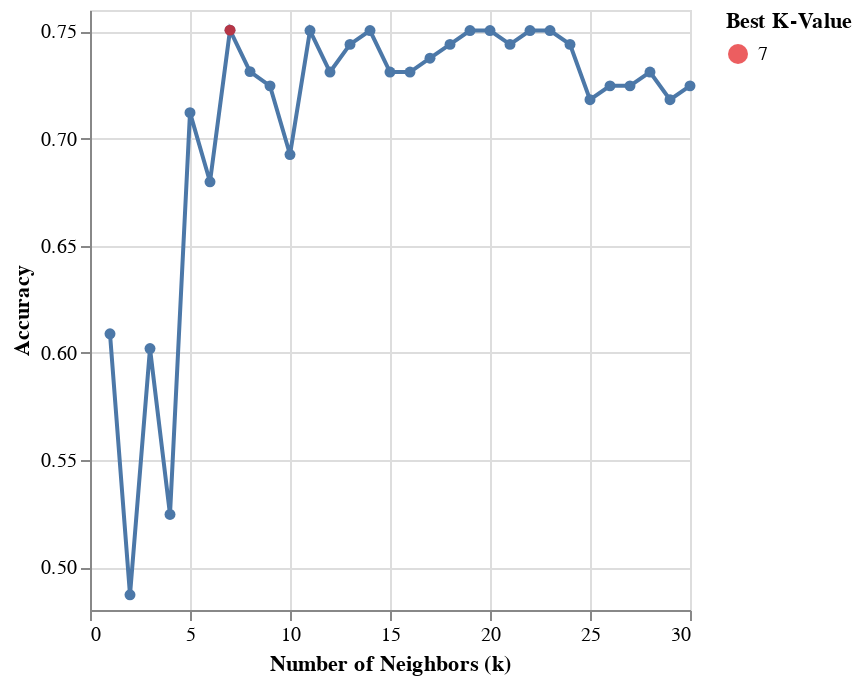

Write notebook code for a chart like this one.
### Code cell
k_point = alt.Chart(cv_results.sort_values(by='rank_test_score').head(1).reset_index()).mark_point(filled = True).encode(
    x = alt.X('param_kneighborsclassifier__n_neighbors'),
    y = alt.Y('mean_test_score'),
    color = alt.Color('param_kneighborsclassifier__n_neighbors:N',title='Best K-Value').scale(scheme="set1")
)

cross_val_plot= alt.Chart(cv_results).mark_line(point=True).encode(
    x=alt.X("param_kneighborsclassifier__n_neighbors")
        .title('Number of Neighbors (k)'),
    y=alt.Y('mean_test_score')
        .title('Accuracy')
        .scale(zero=False)
)

cross_val_plot + k_point

### Figure 1 — Vega-Lite specification as saved in the notebook (floating-point values rounded to 4 significant figures)
{"config": {"view": {"continuousWidth": 300, "continuousHeight": 300}}, "layer": [{"data": {"name": "data-f8cd1275acc9fee4aec78e7425aefe70"}, "mark": {"type": "line", "point": true}, "encoding": {"x": {"field": "param_kneighborsclassifier__n_neighbors", "title": "Number of Neighbors (k)", "type": "quantitative"}, "y": {"field": "mean_test_score", "scale": {"zero": false}, "title": "Accuracy", "type": "quantitative"}}}, {"data": {"name": "data-4f7c13ab8b9b68aa0c0b419b5e810435"}, "mark": {"type": "point", "filled": true}, "encoding": {"color": {"field": "param_kneighborsclassifier__n_neighbors", "scale": {"scheme": "set1"}, "title": "Best K-Value", "type": "nominal"}, "x": {"field": "param_kneighborsclassifier__n_neighbors", "type": "quantitative"}, "y": {"field": "mean_test_score", "type": "quantitative"}}}], "$schema": "https://vega.github.io/schema/vega-lite/v5.20.1.json", "datasets": {"data-f8cd1275acc9fee4aec78e7425aefe70": [{"mean_fit_time": 0.004812, "std_fit_time": 0.0005038, "mean_score_time": 0.004953, "std_score_time": 0.0003262, "param_kneighborsclassifier__n_neighbors": 1, "params": {"kneighborsclassifier__n_neighbors": 1}, "split0_test_score": 0.625, "split1_test_score": 0.7097, "split2_test_score": 0.4839, "split3_test_score": 0.6129, "split4_test_score": 0.6129, "mean_test_score": 0.6089, "std_test_score": 0.07222, "rank_test_score": 27, "split0_train_score": 0.871, "split1_train_score": 0.88, "split2_train_score": 0.936, "split3_train_score": 0.928, "split4_train_score": 0.896, "mean_train_score": 0.9022, "std_train_score": 0.02575}, {"mean_fit_time": 0.004458, "std_fit_time": 5.904e-05, "mean_score_time": 0.004862, "std_score_time": 0.0002201, "param_kneighborsclassifier__n_neighbors": 2, "params": {"kneighborsclassifier__n_neighbors": 2}, "split0_test_score": 0.5, "split1_test_score": 0.5161, "split2_test_score": 0.3871, "split3_test_score": 0.5806, "split4_test_score": 0.4516, "mean_test_score": 0.4871, "std_test_score": 0.06484, "rank_test_score": 30, "split0_train_score": 0.7258, "split1_train_score": 0.736, "split2_train_score": 0.792, "split3_train_score": 0.84, "split4_train_score": 0.72, "mean_train_score": 0.7628, "std_train_score": 0.04633}, {"mean_fit_time": 0.004438, "std_fit_time": 6.75e-05, "mean_score_time": 0.004738, "std_score_time": 3.554e-05, "param_kneighborsclassifier__n_neighbors": 3, "params": {"kneighborsclassifier__n_neighbors": 3}, "split0_test_score": 0.6875, "split1_test_score": 0.4839, "split2_test_score": 0.5161, "split3_test_score": 0.6452, "split4_test_score": 0.6774, "mean_test_score": 0.602, "std_test_score": 0.08508, "rank_test_score": 28, "split0_train_score": 0.7823, "split1_train_score": 0.768, "split2_train_score": 0.832, "split3_train_score": 0.856, "split4_train_score": 0.808, "mean_train_score": 0.8093, "std_train_score": 0.03205}, {"mean_fit_time": 0.004399, "std_fit_time": 6.497e-05, "mean_score_time": 0.004724, "std_score_time": 1.972e-05, "param_kneighborsclassifier__n_neighbors": 4, "params": {"kneighborsclassifier__n_neighbors": 4}, "split0_test_score": 0.6875, "split1_test_score": 0.4839, "split2_test_score": 0.4839, "split3_test_score": 0.4194, "split4_test_score": 0.5484, "mean_test_score": 0.5246, "std_test_score": 0.0911, "rank_test_score": 29, "split0_train_score": 0.7581, "split1_train_score": 0.72, "split2_train_score": 0.76, "split3_train_score": 0.784, "split4_train_score": 0.792, "mean_train_score": 0.7628, "std_train_score": 0.02516}, {"mean_fit_time": 0.004398, "std_fit_time": 5.835e-05, "mean_score_time": 0.004755, "std_score_time": 3.025e-05, "param_kneighborsclassifier__n_neighbors": 5, "params": {"kneighborsclassifier__n_neighbors": 5}, "split0_test_score": 0.625, "split1_test_score": 0.7742, "split2_test_score": 0.7097, "split3_test_score": 0.7419, "split4_test_score": 0.7097, "mean_test_score": 0.7121, "std_test_score": 0.04969, "rank_test_score": 24, "split0_train_score": 0.8145, "split1_train_score": 0.768, "split2_train_score": 0.8, "split3_train_score": 0.776, "split4_train_score": 0.776, "mean_train_score": 0.7869, "std_train_score": 0.01749}, {"mean_fit_time": 0.004382, "std_fit_time": 6.448e-05, "mean_score_time": 0.004722, "std_score_time": 2.197e-05, "param_kneighborsclassifier__n_neighbors": 6, "params": {"kneighborsclassifier__n_neighbors": 6}, "split0_test_score": 0.625, "split1_test_score": 0.7419, "split2_test_score": 0.6774, "split3_test_score": 0.6774, "split4_test_score": 0.6774, "mean_test_score": 0.6798, "std_test_score": 0.0371, "rank_test_score": 26, "split0_train_score": 0.7823, "split1_train_score": 0.72, "split2_train_score": 0.776, "split3_train_score": 0.752, "split4_train_score": 0.76, "mean_train_score": 0.7581, "std_train_score": 0.02189}, {"mean_fit_time": 0.004435, "std_fit_time": 6.668e-05, "mean_score_time": 0.004725, "std_score_time": 3.255e-05, "param_kneighborsclassifier__n_neighbors": 7, "params": {"kneighborsclassifier__n_neighbors": 7}, "split0_test_score": 0.6562, "split1_test_score": 0.7742, "split2_test_score": 0.7097, "split3_test_score": 0.7742, "split4_test_score": 0.8387, "mean_test_score": 0.7506, "std_test_score": 0.06238, "rank_test_score": 1, "split0_train_score": 0.7903, "split1_train_score": 0.76, "split2_train_score": 0.776, "split3_train_score": 0.776, "split4_train_score": 0.744, "mean_train_score": 0.7693, "std_train_score": 0.01586}, {"mean_fit_time": 0.004416, "std_fit_time": 0.0001268, "mean_score_time": 0.004723, "std_score_time": 2.095e-05, "param_kneighborsclassifier__n_neighbors": 8, "params": {"kneighborsclassifier__n_neighbors": 8}, "split0_test_score": 0.6562, "split1_test_score": 0.7742, "split2_test_score": 0.6774, "split3_test_score": 0.7419, "split4_test_score": 0.8065, "mean_test_score": 0.7312, "std_test_score": 0.05681, "rank_test_score": 13, "split0_train_score": 0.7742, "split1_train_score": 0.736, "split2_train_score": 0.768, "split3_train_score": 0.752, "split4_train_score": 0.76, "mean_train_score": 0.758, "std_train_score": 0.01331}, {"mean_fit_time": 0.01905, "std_fit_time": 0.02928, "mean_score_time": 0.00484, "std_score_time": 0.0001585, "param_kneighborsclassifier__n_neighbors": 9, "params": {"kneighborsclassifier__n_neighbors": 9}, "split0_test_score": 0.6875, "split1_test_score": 0.7419, "split2_test_score": 0.6774, "split3_test_score": 0.7419, "split4_test_score": 0.7742, "mean_test_score": 0.7246, "std_test_score": 0.0365, "rank_test_score": 18, "split0_train_score": 0.7742, "split1_train_score": 0.752, "split2_train_score": 0.776, "split3_train_score": 0.768, "split4_train_score": 0.76, "mean_train_score": 0.766, "std_train_score": 0.008979}, {"mean_fit_time": 0.004417, "std_fit_time": 4.323e-05, "mean_score_time": 0.004789, "std_score_time": 5.277e-05, "param_kneighborsclassifier__n_neighbors": 10, "params": {"kneighborsclassifier__n_neighbors": 10}, "split0_test_score": 0.6562, "split1_test_score": 0.6129, "split2_test_score": 0.7097, "split3_test_score": 0.7419, "split4_test_score": 0.7419, "mean_test_score": 0.6925, "std_test_score": 0.05066, "rank_test_score": 25, "split0_train_score": 0.7903, "split1_train_score": 0.728, "split2_train_score": 0.768, "split3_train_score": 0.76, "split4_train_score": 0.736, "mean_train_score": 0.7565, "std_train_score": 0.02245}, {"mean_fit_time": 0.004429, "std_fit_time": 6.572e-05, "mean_score_time": 0.004765, "std_score_time": 1.456e-05, "param_kneighborsclassifier__n_neighbors": 11, "params": {"kneighborsclassifier__n_neighbors": 11}, "split0_test_score": 0.6875, "split1_test_score": 0.7742, "split2_test_score": 0.7419, "split3_test_score": 0.7419, "split4_test_score": 0.8065, "mean_test_score": 0.7504, "std_test_score": 0.03952, "rank_test_score": 2, "split0_train_score": 0.7742, "split1_train_score": 0.76, "split2_train_score": 0.752, "split3_train_score": 0.768, "split4_train_score": 0.736, "mean_train_score": 0.758, "std_train_score": 0.01331}, {"mean_fit_time": 0.004432, "std_fit_time": 5.924e-05, "mean_score_time": 0.004782, "std_score_time": 2.096e-05, "param_kneighborsclassifier__n_neighbors": 12, "params": {"kneighborsclassifier__n_neighbors": 12}, "split0_test_score": 0.6875, "split1_test_score": 0.7097, "split2_test_score": 0.7097, "split3_test_score": 0.7419, "split4_test_score": 0.8065, "mean_test_score": 0.731, "std_test_score": 0.04151, "rank_test_score": 14, "split0_train_score": 0.7823, "split1_train_score": 0.776, "split2_train_score": 0.76, "split3_train_score": 0.768, "split4_train_score": 0.728, "mean_train_score": 0.7629, "std_train_score": 0.01897}, {"mean_fit_time": 0.004422, "std_fit_time": 5.581e-05, "mean_score_time": 0.004773, "std_score_time": 1.96e-05, "param_kneighborsclassifier__n_neighbors": 13, "params": {"kneighborsclassifier__n_neighbors": 13}, "split0_test_score": 0.6875, "split1_test_score": 0.7419, "split2_test_score": 0.7419, "split3_test_score": 0.7419, "split4_test_score": 0.8065, "mean_test_score": 0.744, "std_test_score": 0.0377, "rank_test_score": 8, "split0_train_score": 0.7903, "split1_train_score": 0.752, "split2_train_score": 0.76, "split3_train_score": 0.76, "split4_train_score": 0.76, "mean_train_score": 0.7645, "std_train_score": 0.0133}, {"mean_fit_time": 0.004434, "std_fit_time": 7.595e-05, "mean_score_time": 0.004784, "std_score_time": 2.879e-05, "param_kneighborsclassifier__n_neighbors": 14, "params": {"kneighborsclassifier__n_neighbors": 14}, "split0_test_score": 0.6875, "split1_test_score": 0.7419, "split2_test_score": 0.7419, "split3_test_score": 0.7419, "split4_test_score": 0.8387, "mean_test_score": 0.7504, "std_test_score": 0.04893, "rank_test_score": 2, "split0_train_score": 0.7742, "split1_train_score": 0.76, "split2_train_score": 0.76, "split3_train_score": 0.768, "split4_train_score": 0.744, "mean_train_score": 0.7612, "std_train_score": 0.01014}, {"mean_fit_time": 0.004409, "std_fit_time": 4.693e-05, "mean_score_time": 0.00479, "std_score_time": 3.803e-05, "param_kneighborsclassifier__n_neighbors": 15, "params": {"kneighborsclassifier__n_neighbors": 15}, "split0_test_score": 0.6875, "split1_test_score": 0.7097, "split2_test_score": 0.7419, "split3_test_score": 0.7419, "split4_test_score": 0.7742, "mean_test_score": 0.731, "std_test_score": 0.02984, "rank_test_score": 14, "split0_train_score": 0.7903, "split1_train_score": 0.744, "split2_train_score": 0.768, "split3_train_score": 0.768, "split4_train_score": 0.752, "mean_train_score": 0.7645, "std_train_score": 0.01592}, {"mean_fit_time": 0.004393, "std_fit_time": 5.926e-05, "mean_score_time": 0.004784, "std_score_time": 3.357e-05, "param_kneighborsclassifier__n_neighbors": 16, "params": {"kneighborsclassifier__n_neighbors": 16}, "split0_test_score": 0.6875, "split1_test_score": 0.6774, "split2_test_score": 0.7419, "split3_test_score": 0.7419, "split4_test_score": 0.8065, "mean_test_score": 0.731, "std_test_score": 0.04625, "rank_test_score": 14, "split0_train_score": 0.7903, "split1_train_score": 0.728, "split2_train_score": 0.76, "split3_train_score": 0.76, "split4_train_score": 0.744, "mean_train_score": 0.7565, "std_train_score": 0.02067}, {"mean_fit_time": 0.004397, "std_fit_time": 5.792e-05, "mean_score_time": 0.004774, "std_score_time": 1.831e-05, "param_kneighborsclassifier__n_neighbors": 17, "params": {"kneighborsclassifier__n_neighbors": 17}, "split0_test_score": 0.6875, "split1_test_score": 0.7097, "split2_test_score": 0.7742, "split3_test_score": 0.7419, "split4_test_score": 0.7742, "mean_test_score": 0.7375, "std_test_score": 0.0346, "rank_test_score": 12, "split0_train_score": 0.7661, "split1_train_score": 0.736, "split2_train_score": 0.752, "split3_train_score": 0.768, "split4_train_score": 0.744, "mean_train_score": 0.7532, "std_train_score": 0.01239}, {"mean_fit_time": 0.004427, "std_fit_time": 8.884e-05, "mean_score_time": 0.004788, "std_score_time": 3.247e-05, "param_kneighborsclassifier__n_neighbors": 18, "params": {"kneighborsclassifier__n_neighbors": 18}, "split0_test_score": 0.6875, "split1_test_score": 0.7097, "split2_test_score": 0.7742, "split3_test_score": 0.7419, "split4_test_score": 0.8065, "mean_test_score": 0.744, "std_test_score": 0.04286, "rank_test_score": 8, "split0_train_score": 0.7661, "split1_train_score": 0.736, "split2_train_score": 0.76, "split3_train_score": 0.776, "split4_train_score": 0.744, "mean_train_score": 0.7564, "std_train_score": 0.01457}, {"mean_fit_time": 0.004439, "std_fit_time": 7.243e-05, "mean_score_time": 0.004812, "std_score_time": 3.543e-05, "param_kneighborsclassifier__n_neighbors": 19, "params": {"kneighborsclassifier__n_neighbors": 19}, "split0_test_score": 0.6875, "split1_test_score": 0.7419, "split2_test_score": 0.7742, "split3_test_score": 0.7419, "split4_test_score": 0.8065, "mean_test_score": 0.7504, "std_test_score": 0.03952, "rank_test_score": 2, "split0_train_score": 0.75, "split1_train_score": 0.752, "split2_train_score": 0.752, "split3_train_score": 0.76, "split4_train_score": 0.744, "mean_train_score": 0.7516, "std_train_score": 0.005122}, {"mean_fit_time": 0.004387, "std_fit_time": 5.611e-05, "mean_score_time": 0.004781, "std_score_time": 2.544e-05, "param_kneighborsclassifier__n_neighbors": 20, "params": {"kneighborsclassifier__n_neighbors": 20}, "split0_test_score": 0.6875, "split1_test_score": 0.7419, "split2_test_score": 0.7742, "split3_test_score": 0.7419, "split4_test_score": 0.8065, "mean_test_score": 0.7504, "std_test_score": 0.03952, "rank_test_score": 2, "split0_train_score": 0.75, "split1_train_score": 0.752, "split2_train_score": 0.752, "split3_train_score": 0.76, "split4_train_score": 0.744, "mean_train_score": 0.7516, "std_train_score": 0.005122}, {"mean_fit_time": 0.004387, "std_fit_time": 5.9e-05, "mean_score_time": 0.00478, "std_score_time": 1.374e-05, "param_kneighborsclassifier__n_neighbors": 21, "params": {"kneighborsclassifier__n_neighbors": 21}, "split0_test_score": 0.6875, "split1_test_score": 0.7419, "split2_test_score": 0.7742, "split3_test_score": 0.7097, "split4_test_score": 0.8065, "mean_test_score": 0.744, "std_test_score": 0.04286, "rank_test_score": 8, "split0_train_score": 0.75, "split1_train_score": 0.744, "split2_train_score": 0.744, "split3_train_score": 0.736, "split4_train_score": 0.744, "mean_train_score": 0.7436, "std_train_score": 0.004454}, {"mean_fit_time": 0.004389, "std_fit_time": 6.559e-05, "mean_score_time": 0.004795, "std_score_time": 1.517e-05, "param_kneighborsclassifier__n_neighbors": 22, "params": {"kneighborsclassifier__n_neighbors": 22}, "split0_test_score": 0.6875, "split1_test_score": 0.7419, "split2_test_score": 0.7742, "split3_test_score": 0.7419, "split4_test_score": 0.8065, "mean_test_score": 0.7504, "std_test_score": 0.03952, "rank_test_score": 2, "split0_train_score": 0.7742, "split1_train_score": 0.744, "split2_train_score": 0.744, "split3_train_score": 0.76, "split4_train_score": 0.744, "mean_train_score": 0.7532, "std_train_score": 0.01217}, {"mean_fit_time": 0.004401, "std_fit_time": 6.049e-05, "mean_score_time": 0.004806, "std_score_time": 2.766e-05, "param_kneighborsclassifier__n_neighbors": 23, "params": {"kneighborsclassifier__n_neighbors": 23}, "split0_test_score": 0.6875, "split1_test_score": 0.7419, "split2_test_score": 0.7742, "split3_test_score": 0.7419, "split4_test_score": 0.8065, "mean_test_score": 0.7504, "std_test_score": 0.03952, "rank_test_score": 2, "split0_train_score": 0.7339, "split1_train_score": 0.728, "split2_train_score": 0.752, "split3_train_score": 0.752, "split4_train_score": 0.736, "mean_train_score": 0.7404, "std_train_score": 0.009847}, {"mean_fit_time": 0.004384, "std_fit_time": 6.138e-05, "mean_score_time": 0.004815, "std_score_time": 1.977e-05, "param_kneighborsclassifier__n_neighbors": 24, "params": {"kneighborsclassifier__n_neighbors": 24}, "split0_test_score": 0.6875, "split1_test_score": 0.7419, "split2_test_score": 0.7419, "split3_test_score": 0.7419, "split4_test_score": 0.8065, "mean_test_score": 0.744, "std_test_score": 0.0377, "rank_test_score": 8, "split0_train_score": 0.7419, "split1_train_score": 0.736, "split2_train_score": 0.752, "split3_train_score": 0.752, "split4_train_score": 0.736, "mean_train_score": 0.7436, "std_train_score": 0.007203}, {"mean_fit_time": 0.004397, "std_fit_time": 5.48e-05, "mean_score_time": 0.004795, "std_score_time": 2.575e-05, "param_kneighborsclassifier__n_neighbors": 25, "params": {"kneighborsclassifier__n_neighbors": 25}, "split0_test_score": 0.6875, "split1_test_score": 0.7419, "split2_test_score": 0.7097, "split3_test_score": 0.7097, "split4_test_score": 0.7419, "mean_test_score": 0.7181, "std_test_score": 0.02105, "rank_test_score": 22, "split0_train_score": 0.7339, "split1_train_score": 0.736, "split2_train_score": 0.744, "split3_train_score": 0.728, "split4_train_score": 0.736, "mean_train_score": 0.7356, "std_train_score": 0.005131}, {"mean_fit_time": 0.004428, "std_fit_time": 7.313e-05, "mean_score_time": 0.00855, "std_score_time": 0.007433, "param_kneighborsclassifier__n_neighbors": 26, "params": {"kneighborsclassifier__n_neighbors": 26}, "split0_test_score": 0.6875, "split1_test_score": 0.7419, "split2_test_score": 0.7097, "split3_test_score": 0.7419, "split4_test_score": 0.7419, "mean_test_score": 0.7246, "std_test_score": 0.02236, "rank_test_score": 18, "split0_train_score": 0.7339, "split1_train_score": 0.728, "split2_train_score": 0.736, "split3_train_score": 0.736, "split4_train_score": 0.736, "mean_train_score": 0.734, "std_train_score": 0.003099}, {"mean_fit_time": 0.004405, "std_fit_time": 4.758e-05, "mean_score_time": 0.004808, "std_score_time": 2.349e-05, "param_kneighborsclassifier__n_neighbors": 27, "params": {"kneighborsclassifier__n_neighbors": 27}, "split0_test_score": 0.6875, "split1_test_score": 0.7419, "split2_test_score": 0.7097, "split3_test_score": 0.7419, "split4_test_score": 0.7419, "mean_test_score": 0.7246, "std_test_score": 0.02236, "rank_test_score": 18, "split0_train_score": 0.7339, "split1_train_score": 0.728, "split2_train_score": 0.736, "split3_train_score": 0.736, "split4_train_score": 0.736, "mean_train_score": 0.734, "std_train_score": 0.003099}, {"mean_fit_time": 0.004407, "std_fit_time": 6.871e-05, "mean_score_time": 0.00493, "std_score_time": 0.0002135, "param_kneighborsclassifier__n_neighbors": 28, "params": {"kneighborsclassifier__n_neighbors": 28}, "split0_test_score": 0.6875, "split1_test_score": 0.7419, "split2_test_score": 0.7097, "split3_test_score": 0.7419, "split4_test_score": 0.7742, "mean_test_score": 0.731, "std_test_score": 0.02984, "rank_test_score": 14, "split0_train_score": 0.7419, "split1_train_score": 0.736, "split2_train_score": 0.736, "split3_train_score": 0.736, "split4_train_score": 0.736, "mean_train_score": 0.7372, "std_train_score": 0.002374}, {"mean_fit_time": 0.00444, "std_fit_time": 7.78e-05, "mean_score_time": 0.004853, "std_score_time": 4.345e-05, "param_kneighborsclassifier__n_neighbors": 29, "params": {"kneighborsclassifier__n_neighbors": 29}, "split0_test_score": 0.6875, "split1_test_score": 0.7419, "split2_test_score": 0.7097, "split3_test_score": 0.7097, "split4_test_score": 0.7419, "mean_test_score": 0.7181, "std_test_score": 0.02105, "rank_test_score": 22, "split0_train_score": 0.7419, "split1_train_score": 0.736, "split2_train_score": 0.744, "split3_train_score": 0.728, "split4_train_score": 0.736, "mean_train_score": 0.7372, "std_train_score": 0.005589}, {"mean_fit_time": 0.004424, "std_fit_time": 7.712e-05, "mean_score_time": 0.004837, "std_score_time": 2.813e-05, "param_kneighborsclassifier__n_neighbors": 30, "params": {"kneighborsclassifier__n_neighbors": 30}, "split0_test_score": 0.6875, "split1_test_score": 0.7419, "split2_test_score": 0.7097, "split3_test_score": 0.7419, "split4_test_score": 0.7419, "mean_test_score": 0.7246, "std_test_score": 0.02236, "rank_test_score": 18, "split0_train_score": 0.75, "split1_train_score": 0.728, "split2_train_score": 0.744, "split3_train_score": 0.728, "split4_train_score": 0.736, "mean_train_score": 0.7372, "std_train_score": 0.008727}], "data-4f7c13ab8b9b68aa0c0b419b5e810435": [{"index": 6, "mean_fit_time": 0.004435, "std_fit_time": 6.668e-05, "mean_score_time": 0.004725, "std_score_time": 3.255e-05, "param_kneighborsclassifier__n_neighbors": 7, "params": {"kneighborsclassifier__n_neighbors": 7}, "split0_test_score": 0.6562, "split1_test_score": 0.7742, "split2_test_score": 0.7097, "split3_test_score": 0.7742, "split4_test_score": 0.8387, "mean_test_score": 0.7506, "std_test_score": 0.06238, "rank_test_score": 1, "split0_train_score": 0.7903, "split1_train_score": 0.76, "split2_train_score": 0.776, "split3_train_score": 0.776, "split4_train_score": 0.744, "mean_train_score": 0.7693, "std_train_score": 0.01586}]}}
